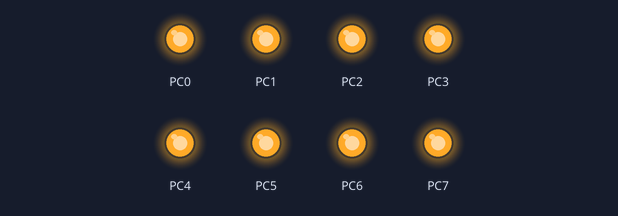
Simulated run of this program. Board: ATmega328P, built with avr-gcc and emulated at 8 MHz (the files do not name the chip). Parts: output pins drawn as LEDs (lit = HIGH). At 0.0 s the program stops and its outputs stay as they are.

Above: at 0.1 s.
Timing chart, 0 to 1.5 s (numbered marks = the images above):
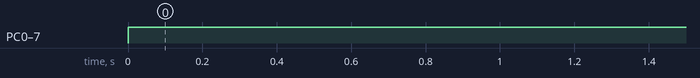

Measured:
- by itself, PC0–7: LOW → HIGH at 0.00 s

The program:

main.cpp
```cpp
#define F_CPU 8000000
#include <avr/io.h>


int main(void)
{
    DDRC=0xFF;
	PORTC=0xFF;
    while (1)
    {
    }
}
```
